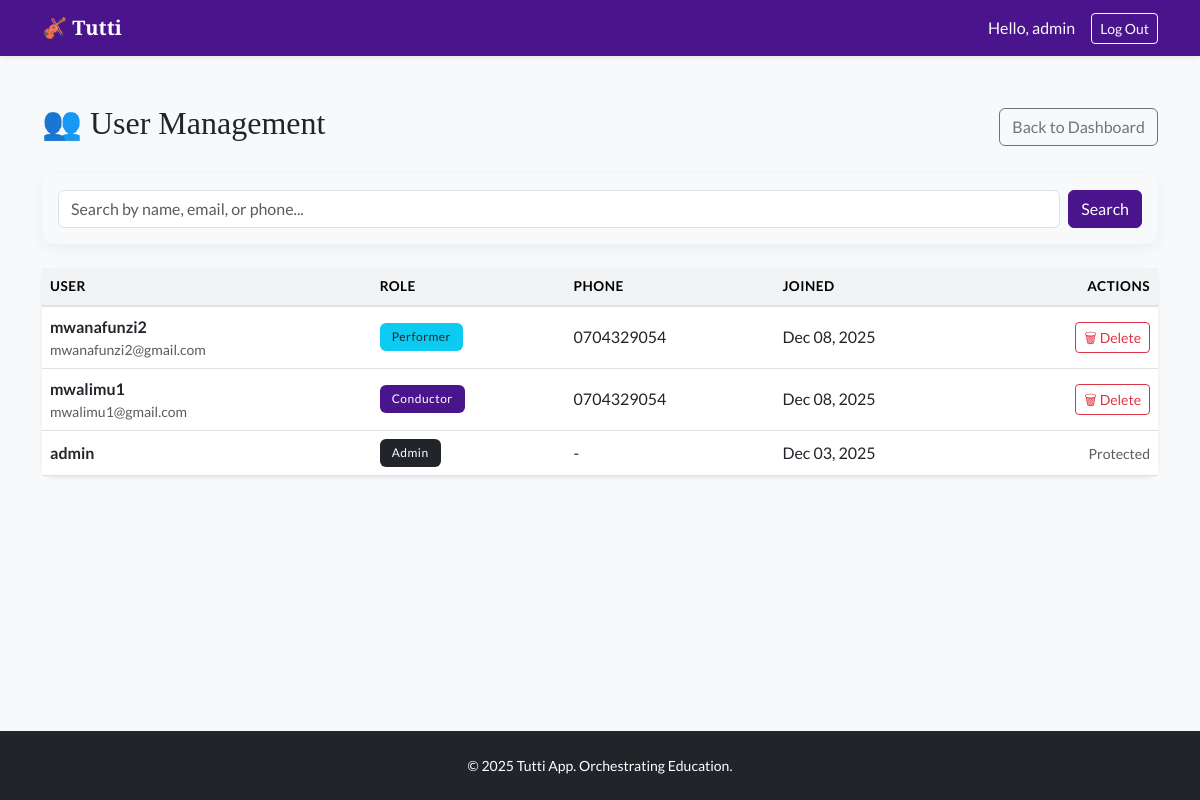
The app's page /admin-panel/users/ (signed in), older data.
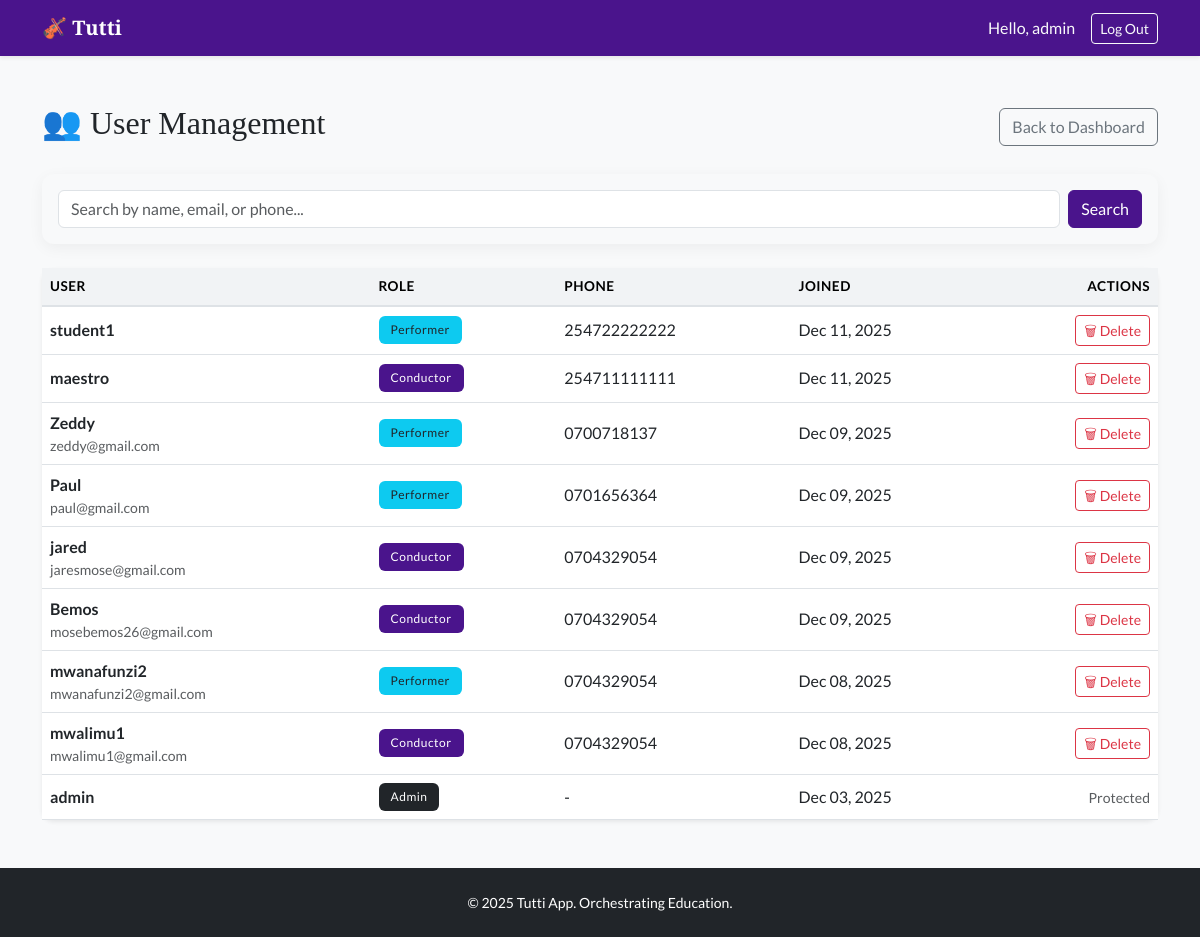
The same page, newer data.
### tuttiapp/models.py (models this page shows, shortened)
class User(AbstractUser):
    is_teacher = models.BooleanField(default=False)
    is_student = models.BooleanField(default=False)
    phone_number = models.CharField(max_length=15, blank=True, null=True, validators=[validate_kenyan_phone])

### tuttiapp/views.py (the view)
# urls.py: path('admin-panel/users/', views.manage_users, name='manage_users'),
@user_passes_test(lambda u: u.is_superuser)
def manage_users(request):
    query = request.GET.get('q')
    if query:
        users = User.objects.filter(
            Q(username__icontains=query) |
            Q(email__icontains=query) |
            Q(phone_number__icontains=query)
        ).order_by('-date_joined')
    else:
        users = User.objects.all().order_by('-date_joined')
    return render(request, 'tuttiapp/manage_users.html', {'users': users, 'search_term': query})

### tuttiapp/templates/tuttiapp/manage_users.html (shortened to what this page needs)
{% extends 'tuttiapp/base.html' %}
{% block content %}
<div class="d-flex justify-content-between align-items-center mb-4">
    <h2>👥 User Management</h2>
    <a href="{% url 'dashboard' %}" class="btn btn-outline-secondary">Back to Dashboard</a>
</div>
<div class="card p-3 mb-4 bg-light border-0">
    <form method="get" class="d-flex gap-2">
        <input type="text" name="q" class="form-control" placeholder="Search by name, email, or phone..." value="{{ search_term|default:'' }}">
        <button type="submit" class="btn btn-primary">Search</button>
    </form>
</div>
<div class="card shadow-sm">
    <div class="card-body p-0">
        <div class="table-responsive">
            <table class="table table-hover mb-0 align-middle">
                <thead class="table-light">
                    <tr>
                        <th>User</th>
                        <th>Role</th>
                        <th>Phone</th>
                        <th>Joined</th>
                        <th class="text-end">Actions</th>
                    </tr>
                </thead>
                <tbody>
                    {% for u in users %}
                    <tr>
                        <td>
                            <div class="fw-bold">{{ u.username }}</div>
                            <div class="small text-muted">{{ u.email }}</div>
                        </td>
                        <td>
                            {% if u.is_superuser %}
                                <span class="badge bg-dark">Admin</span>
                            {% elif u.is_teacher %}
                                <span class="badge bg-primary">Conductor</span>
                            {% elif u.is_student %}
                                <span class="badge bg-info text-dark">Performer</span>
                            {% else %}
                                <span class="badge bg-secondary">Guest</span>
                            {% endif %}
                        </td>
                        <td>{{ u.phone_number|default:"-" }}</td>
                        <td>{{ u.date_joined|date:"M d, Y" }}</td>
                        <td class="text-end">
                            {% if not u.is_superuser %}
                                <form action="{% url 'delete_user' u.id %}" method="post" class="d-inline" onsubmit="return confirm('⚠️ WARNING: Deleting this user will also delete ALL their lessons and payment records. This cannot be undone. Proceed?');">
                                    <button type="submit" class="btn btn-sm btn-outline-danger">
                                        🗑 Delete
                                    </button>
                                </form>
                            {% else %}
                                <span class="text-muted small">Protected</span>
                            {% endif %}
                        </td>
                    </tr>
                    {% empty %}
                    <tr>
                        <td colspan="5" class="text-center py-4 text-muted">No users found matching your search.</td>
                    </tr>
                    {% endfor %}
                </tbody>
            </table>
        </div>
    </div>
</div>
{% endblock %}

### tuttiapp/templates/tuttiapp/base.html (shortened to what this page needs)
{% load static %}
<!DOCTYPE html>
<html lang="en">
<head>
    <link href="https://cdn.jsdelivr.net/npm/bootstrap@5.3.0/dist/css/bootstrap.min.css" rel="stylesheet">
    <link rel="stylesheet" href="{% static 'tuttiapp/main.css' %}">
</head>
<body class="d-flex flex-column min-vh-100">
    <nav class="navbar navbar-expand-lg navbar-dark bg-primary shadow-sm">
        <div class="container">
            <a class="navbar-brand fw-bold" href="{% url 'dashboard' %}">
                🎻 Tutti
            </a>
            <div class="collapse navbar-collapse" id="navbarNav">
                <ul class="navbar-nav ms-auto align-items-center">
                    {% if user.is_authenticated %}
                        <li class="nav-item">
                            <span class="nav-link text-light disabled">
                                Hello, {{ user.username }}
                            </span>
                        </li>
                        <li class="nav-item ms-2">
                            <form action="{% url 'logout' %}" method="post" class="d-inline">
                                <button type="submit" class="btn btn-outline-light btn-sm">Log Out</button>
                            </form>
                        </li>
                    {% endif %}
                </ul>
            </div>
        </div>
    </nav>
    <main class="container my-5 flex-grow-1">
        {% block content %}{% endblock %}
    </main>
    <footer class="bg-dark text-white py-4 mt-auto">
        <div class="container text-center">
            <p class="mb-0 small">© 2025 Tutti App. Orchestrating Education.</p>
        </div>
    </footer>
</body>
</html>

### tuttiapp/static/tuttiapp/main.css (style rules this page uses)
:root { --tutti-purple: #4a148c; --tutti-gold: #ffc107; --tutti-bg: #f8f9fa; }
body { font-family: 'Lato', sans-serif; background-color: var(--tutti-bg); }
h1, h2, h3, .navbar-brand { font-family: 'Playfair Display', serif; }
.bg-primary { background-color: var(--tutti-purple) !important; }
.btn-primary { background-color: var(--tutti-purple); border-color: var(--tutti-purple); }
.card { border: none; border-radius: 12px; box-shadow: 0 4px 15px rgba(0,0,0,0.05); transition: transform 0.2s; }
.table thead th { background-color: #f1f3f5; border-bottom: 2px solid #dee2e6; font-weight: bold; text-transform: uppercase; font-size: 0.85rem; letter-spacing: 0.5px; }
.badge { padding: 8px 12px; font-weight: 500; letter-spacing: 0.5px; }

Row changes from the older to the newer data that the page shows:
added User: username "student1", is_superuser "Performer", phone_number "254722222222", date_joined "Dec 11, 2025"
added User: username "maestro", is_superuser "Conductor", phone_number "254711111111", date_joined "Dec 11, 2025"
added User: username "Zeddy", email "zeddy@gmail.com", is_superuser "Performer", phone_number "0700718137", date_joined "Dec 09, 2025"
added User: username "Paul", email "paul@gmail.com", is_superuser "Performer", phone_number "0701656364", date_joined "Dec 09, 2025"
added User: username "jared", email "jaresmose@gmail.com", is_superuser "Conductor", phone_number "0704329054", date_joined "Dec 09, 2025"
added User: username "Bemos", email "mosebemos26@gmail.com", is_superuser "Conductor", phone_number "0704329054", date_joined "Dec 09, 2025"
